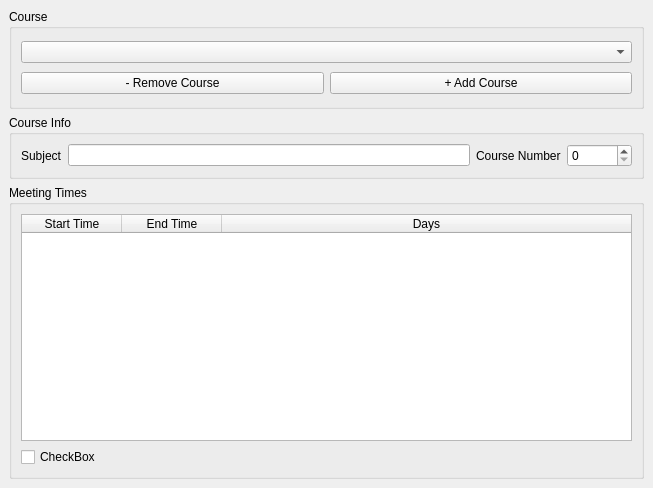
<?xml version="1.0" encoding="UTF-8"?>
<ui version="4.0">
 <class>manualmode</class>
 <widget class="QMainWindow" name="manualmode">
  <property name="geometry">
   <rect>
    <x>0</x>
    <y>0</y>
    <width>653</width>
    <height>488</height>
   </rect>
  </property>
  <property name="sizePolicy">
   <sizepolicy hsizetype="Maximum" vsizetype="Minimum">
    <horstretch>0</horstretch>
    <verstretch>0</verstretch>
   </sizepolicy>
  </property>
  <property name="windowTitle">
   <string>MainWindow</string>
  </property>
  <widget class="QWidget" name="centralwidget">
   <layout class="QGridLayout" name="gridLayout">
    <item row="3" column="0">
     <widget class="QGroupBox" name="groupBox">
      <property name="minimumSize">
       <size>
        <width>0</width>
        <height>0</height>
       </size>
      </property>
      <property name="title">
       <string>Course Info</string>
      </property>
      <layout class="QGridLayout" name="gridLayout_4">
       <item row="0" column="0">
        <widget class="QLabel" name="label">
         <property name="text">
          <string>Subject</string>
         </property>
        </widget>
       </item>
       <item row="0" column="3">
        <widget class="QSpinBox" name="spinBox">
         <property name="minimumSize">
          <size>
           <width>65</width>
           <height>0</height>
          </size>
         </property>
         <property name="maximum">
          <number>99999</number>
         </property>
        </widget>
       </item>
       <item row="0" column="2">
        <widget class="QLabel" name="label_2">
         <property name="text">
          <string>Course Number</string>
         </property>
        </widget>
       </item>
       <item row="0" column="1">
        <widget class="QLineEdit" name="lineEdit"/>
       </item>
      </layout>
     </widget>
    </item>
    <item row="2" column="0">
     <widget class="QGroupBox" name="groupBox_2">
      <property name="minimumSize">
       <size>
        <width>0</width>
        <height>100</height>
       </size>
      </property>
      <property name="title">
       <string>Course</string>
      </property>
      <layout class="QGridLayout" name="gridLayout_3">
       <item row="1" column="0">
        <widget class="QPushButton" name="pushButton_2">
         <property name="minimumSize">
          <size>
           <width>144</width>
           <height>0</height>
          </size>
         </property>
         <property name="text">
          <string>- Remove Course</string>
         </property>
        </widget>
       </item>
       <item row="1" column="1">
        <widget class="QPushButton" name="pushButton">
         <property name="minimumSize">
          <size>
           <width>144</width>
           <height>0</height>
          </size>
         </property>
         <property name="text">
          <string>+ Add Course</string>
         </property>
        </widget>
       </item>
       <item row="0" column="0" colspan="2">
        <widget class="QComboBox" name="comboBox"/>
       </item>
      </layout>
     </widget>
    </item>
    <item row="4" column="0">
     <widget class="QGroupBox" name="groupBox_3">
      <property name="title">
       <string>Meeting Times</string>
      </property>
      <layout class="QGridLayout" name="gridLayout_5">
       <item row="0" column="0" colspan="2">
        <widget class="QTableWidget" name="tableWidget">
         <property name="autoFillBackground">
          <bool>false</bool>
         </property>
         <property name="sortingEnabled">
          <bool>false</bool>
         </property>
         <property name="cornerButtonEnabled">
          <bool>false</bool>
         </property>
         <attribute name="horizontalHeaderCascadingSectionResizes">
          <bool>false</bool>
         </attribute>
         <attribute name="horizontalHeaderStretchLastSection">
          <bool>true</bool>
         </attribute>
         <attribute name="verticalHeaderCascadingSectionResizes">
          <bool>false</bool>
         </attribute>
         <attribute name="verticalHeaderStretchLastSection">
          <bool>false</bool>
         </attribute>
         <column>
          <property name="text">
           <string>Start Time</string>
          </property>
         </column>
         <column>
          <property name="text">
           <string>End Time</string>
          </property>
         </column>
         <column>
          <property name="text">
           <string>Days</string>
          </property>
         </column>
        </widget>
       </item>
       <item row="3" column="0">
        <widget class="QCheckBox" name="checkBox">
         <property name="text">
          <string>CheckBox</string>
         </property>
        </widget>
       </item>
      </layout>
     </widget>
    </item>
   </layout>
  </widget>
  <widget class="QMenuBar" name="menubar">
   <property name="geometry">
    <rect>
     <x>0</x>
     <y>0</y>
     <width>653</width>
     <height>22</height>
    </rect>
   </property>
  </widget>
 </widget>
 <resources/>
 <connections/>
</ui>
